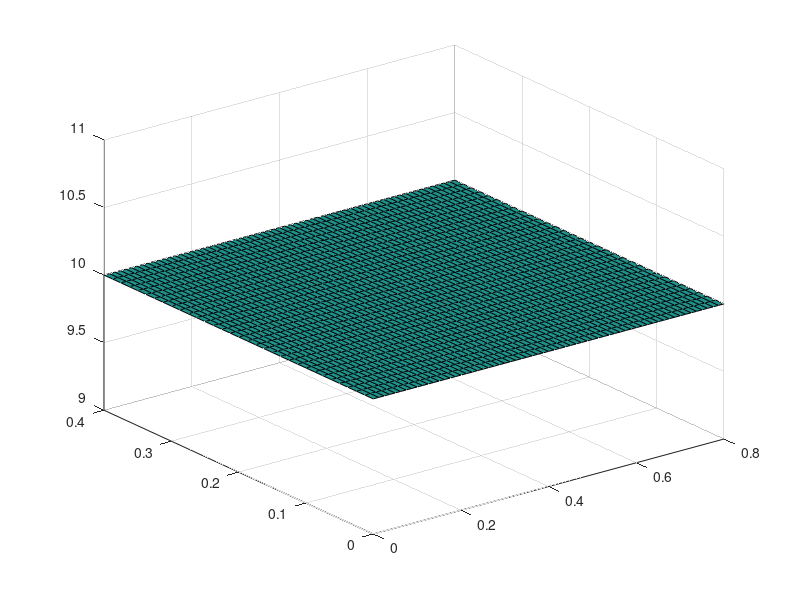

Write the MATLAB code that produced this figure. (Note: this script raises an error after producing the figure.)
clear all;
close all;

ho=10;		% W/(m^2*K), outer heat xfer coeff.
hi=25;		% W/(m^2*K), inner heat xfer coeff.
TA=10;	% K, ambient temperature
TS=300;	% K, smoke temperature
k=0.72;		% W/(m*K), thermal conductivity of bricks
rho=1920;	% kg/m^3, brick density
cp=835;		% J/(kg*K), brick heat capacity at constant pressure
a=0.4;		% width of chimney wall
N=32;		% number of divisions
Nstep=5000;   % number of steps

dx=a/N; 
dy=dx; 
alpha=0.2;		% diffusion number (k*dt)/(rho*cp*dx^2)
kappa=k/(rho*cp);	% diffusivity
dt=alpha*dx^2/kappa;	% time step

%---
% grid lines
%---

for i=1:2*N+1
  X(i)=dx*(i-1);
end
for j=1:N+1
  Y(j)=dy*(j-1);
end

%---
% fictitious lines
%---

for i=1:2*N+1
  Tj0(i)=TA;
end
for j=1:N+1
  Ti0(j)=TA;
end

%---
% initialize
%---

for i=1:2*N+2
 for j=1:N+2
   T(i,j)=TA;
 end
end

Tnew=T;

%==============
% time stepping
%==============

for step=1:Nstep

%---
% FTCS
%---

 for i=1:2*N+1
   for j=2:N+1
    if(i==1)
     Tnew(i,j)=T(i,j)+alpha*(Ti0(j)-4*T(i,j)+T(i+1,j)+T(i,j-1)+T(i,j+1));
    else
     Tnew(i,j)=T(i,j)+alpha*(T(i-1,j)-4*T(i,j)+T(i+1,j)+T(i,j-1)+T(i,j+1));
    end
   end
 end

 for i=N+1:2*N+1
  Tnew(i,1)=T(i,1)+alpha*(T(i-1,1)-4*T(i,1)+T(i+1,1)+Tj0(i)+T(i,j+1));
 end

 T=Tnew;  % update

%---
% Boundary and symmetry conditions
%---

for j=1:N+1 % left
    Ti0(j)=T(2,j)-(2*ho*dx/k)*(T(1,j)-TA);
end
for j=1:N+1 % right
    T(2*N+2,j)=T(2*N,j); 
end
for i=1:2*N+1 % top
     T(i,N+2)=T(i,N)-(2*ho*dy/k)*(T(i,N+1)-TA); % upper
end
for i=1:N+1   % first bottom
  T(i,1)=T(N+1,N+2-i);
end
for i=N+1:2*N+2 % second bottom
    Tj0(i)=T(i,2)-(2*hi*dy/k)*(T(i,1)-TS);
end

 time(step)=step*dt/3600;  % time vector for plotting
 temp(step)=T(1,1);

 Z = T(1:2*N+1,1:N+1)';

if(step==1)
  Handle1 = surf(X,Y,Z);
  set(Handle1, 'erasemode', 'xor');
  set(gca,'fontsize',15)
  axis([-0.0*a 2*a -0.0*a 2.0*a TA TS])
  xlabel('x','fontsize',15)
  ylabel('y','fontsize',15)
  zlabel('T(C)','fontsize',15)
  view(-140,40)
else
  set(Handle1,'XData',X,'YData',Y,'ZDATA',Z);
  drawnow
end

end

%---

figure(2)
plot(time,temp)
xlabel('Time (hours)')
ylabel('T(1,1) in C')
